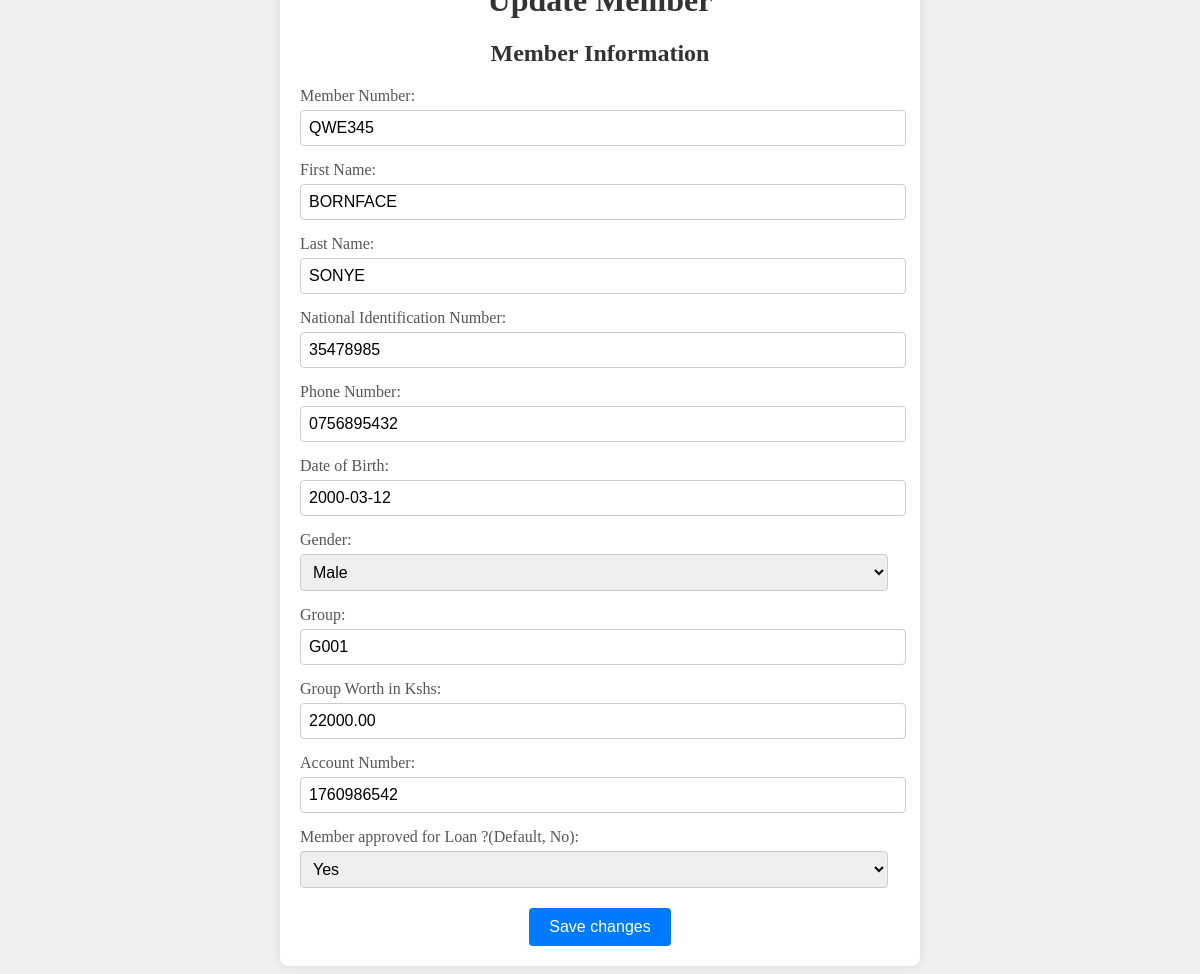
The page /Linker/members/update/1/ on the database its author committed.
### lender/models.py (models this page shows, shortened)
class GroupMember(models.Model):
    member_id = models.AutoField(primary_key=True, unique=True)
    member_no = models.CharField(max_length=50, help_text="Enter Member Number")
    first_name = models.CharField(max_length=50, help_text="Enter First Name")
    last_name = models.CharField(max_length=50, help_text="Enter Last Name")
    national_id = models.DecimalField(max_digits=20, decimal_places=0, unique=True, validators=[validate_kenyan_id], help_text="Enter National Identification Number:")
    phone_number = models.CharField(
        max_length=13,  # Maximum length for +254xxxxxxxxx format
        validators=[validate_kenyan_phone_number],
        help_text="Enter phone number in the format 0798073204 or +254798073404"
    )
    dob = models.DateField(help_text="Enter Date of Birth")
    MALE = 'Male'
    FEMALE = 'Female'
    OTHER = 'Other'
    GENDER_CHOICES = [
        (MALE, 'Male'),
        (FEMALE, 'Female'),
        (OTHER, 'Other'),
    ]
    gender = models.CharField(
        max_length=10,
        choices=GENDER_CHOICES,
        help_text="Enter Member Gender"
    )
    group = models.CharField(max_length=50, help_text="Enter Group Number")
    grp_worth = models.DecimalField(max_digits=20, decimal_places=2, default=0.00, help_text="Enter Group Worth in Kshs.")
    account = models.CharField(max_length=50, default='00000000', help_text="Account Number")
    YES = 'yes'
    NO = 'no'
    APPROVAL_CHOICES = [
        (YES, 'Yes'),
        (NO, 'No'),
    ]
    approved = models.CharField(
        max_length=3,
        choices=APPROVAL_CHOICES,
        default=NO,  # Default value can be set to 'no'
        help_text="Is the member approved"
    )

### lender/views.py (the view)
# urls.py: path('members/update/<int:pk>/', MemberUpdateView.as_view(), name='update_member'),
class MemberUpdateView(UpdateView):
    model = GroupMember
    fields = ['member_no', 'first_name', 'last_name', 'national_id', 'phone_number', 'dob', 'gender', 'group', 'grp_worth', 'account', 'approved']
    widgets = {
            'gender': forms.RadioSelect(choices=GroupMember.GENDER_CHOICES),
        }
    template_name = 'member_update_form.html'
    success_url = reverse_lazy('member_list')

### lender/templates/member_update_form.html (shortened to what this page needs)
<!DOCTYPE html>
<html>
<head>
</head>
<body>
    <div class="container">
        <form method="post">
            <div class="form-section">
                <h1>Update Member</h1>
                <h2>Member Information</h2>
                <div class="form-field">
                    <label for="{{ form.member_no.id_for_label }}" class="required">Member Number:</label>
                    {{ form.member_no }}
                </div>
                <div class="form-field">
                    <label for="{{ form.first_name.id_for_label }}" class="required">First Name:</label>
                    {{ form.first_name }}
                </div>
                <div class="form-field">
                    <label for="{{ form.last_name.id_for_label }}" class="required">Last Name:</label>
                    {{ form.last_name }}
                </div>
                <div class="form-field">
                    <label for="{{ form.national_id.id_for_label }}" class="required">National Identification Number:</label>
                    {{ form.national_id }}
                </div>
                <div class="form-field">
                    <label for="{{ form.phone_number.id_for_label }}" class="required">Phone Number:</label>
                    {{ form.phone_number }}
                </div>
                <div class="form-field">
                    <label for="{{ form.dob.id_for_label }}" class="required">Date of Birth:</label>
                    {{ form.dob }}
                </div>
                <div class="form-field">
                    <label for="{{ form.gender.id_for_label }}" class="required">Gender:</label>
                    {{ form.gender }}
                </div>
                <div class="form-field">
                    <label for="{{ form.group.id_for_label }}" class="required">Group:</label>
                    {{ form.group }}
                </div>
                <div class="form-field">
                    <label for="{{ form.grp_worth.id_for_label }}" class="required">Group Worth in Kshs:</label>
                    {{ form.grp_worth }}
                </div>
                <div class="form-field">
                    <label for="{{ form.account.id_for_label }}" class="required">Account Number:</label>
                    {{ form.account }}
                </div>
                <div class="form-field">
                    <label for="{{ form.approved.id_for_label }}" class="required">Member approved for Loan ?(Default, No):</label>
                    {{ form.approved }}
                </div>
            </div>
            <div class="form-buttons">
                <button type="submit" class="submit-button">Save changes</button>
            </div>
        </form>
    </div>
</body>
</html>

### lender/templates/member_update_form.html (style rules this page uses)
body { display: flex; justify-content: center; align-items: center; height: 100vh; margin: 0; background-color: #f0f0f0; }
.container { width: 100%; display: flex; justify-content: center; align-items: center; padding: 20px; }
form { max-width: 600px; width: 100%; padding: 20px; background-color: #ffffff; border-radius: 8px; box-shadow: 0 0 10px rgba(0, 0, 0, 0.1); }
h1, h2 { text-align: center; color: #333333; }
.form-section { margin-bottom: 20px; }
.form-field { margin-bottom: 15px; }
label { display: block; margin-bottom: 5px; color: #555555; }
input[type="text"], input[type="number"], select { width: calc(100% - 12px); padding: 8px; border: 1px solid #cccccc; border-radius: 4px; font-size: 16px; }
.form-buttons { text-align: center; margin-top: 20px; }
.submit-button { background-color: #007bff; color: #ffffff; padding: 10px 20px; border: none; border-radius: 4px; cursor: pointer; font-size: 16px; text-decoration: none; transition: background-color 0.3s ease; }

### rows shown on the page
GroupMember: member_no "QWE345", first_name "BORNFACE", last_name "SONYE", national_id "35478985", phone_number "0756895432", dob "2000-03-12", gender "Male", group "G001", grp_worth "22000.00", account "1760986542", approved "Yes"
